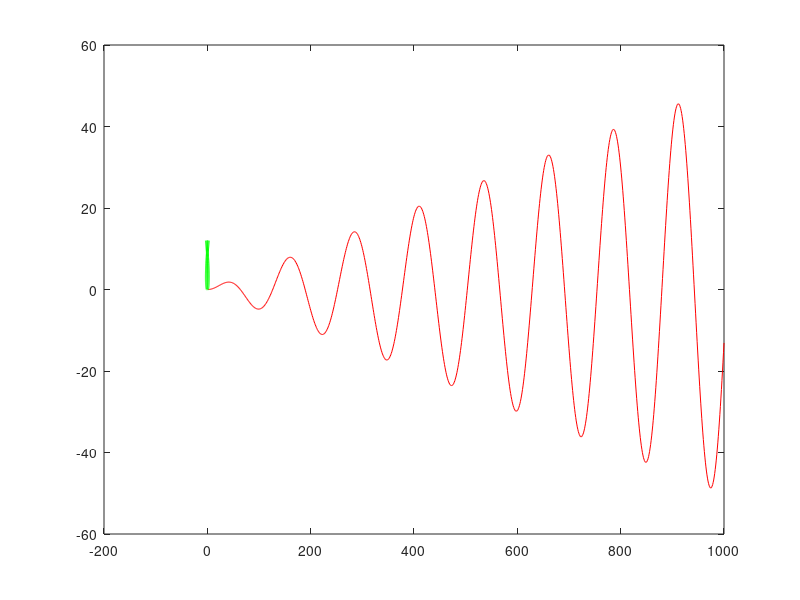

Here is the MATLAB script that generated this plot:
% ANDREBBERO MESSI SU DUE FILE DIVERSI, MA MI SCOCCIO 

 % PUNTO 1

t=linspace(0,50,1000);
plot(t.*sin(t), 'r')
hold on;
 % PUNTO 2 (Grazie Mario)

t=linspace(-2,2,200);
xt=t.*(3-t.^2);
yt=3*t.^2;
plot(xt,yt,'g','LineWidth',2)

